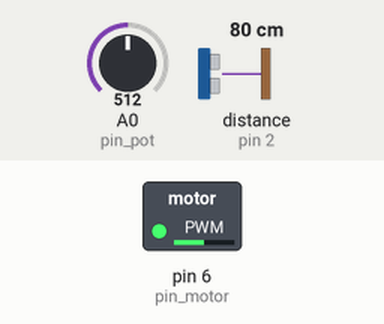
A sketch run on a simulated Arduino Uno, built with avr-gcc and run on an emulated ATmega328P. Parts: switched loads named in the sketch (green lamp = pin HIGH). Wiring (inferred from the names in the program): ultrasonic range finder: trigger pin 3; echo pin 2. The test bench sets the inputs (shaded band); at power-on: A0 (pin_pot) = 512, distance to the obstacle (sensor on pin 2) 80 cm. The echo pulse lasts 58.3 µs per cm; pins used as bus, display or sensor lines are not drawn; what the sketch prints to the serial monitor is not drawn.

Above: at 1.2 s.
1.3 s: A0 (pin_pot) set to 306
At 2.2 s:
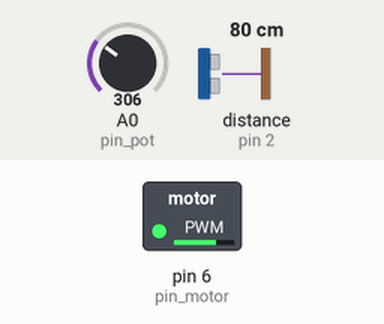
2.8 s: A0 (pin_pot) set to 122
At 3.7 s:
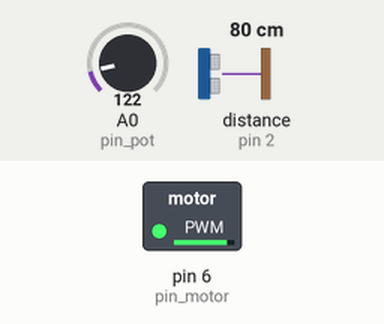
4.3 s: A0 (pin_pot) set to 900
At 5.2 s:
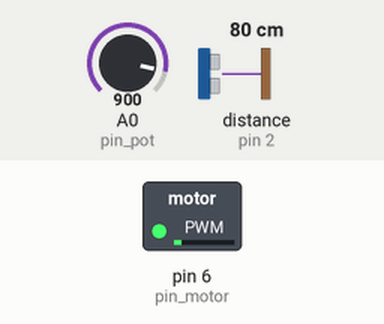
5.8 s: A0 (pin_pot) set to 1023
At 6.7 s:
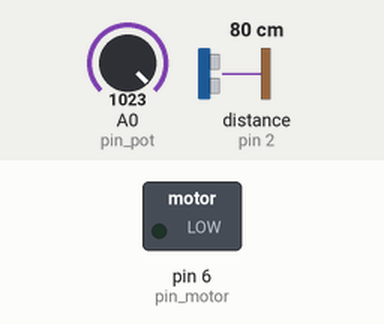
7.3 s: A0 (pin_pot) set to 511
At 8.5 s:
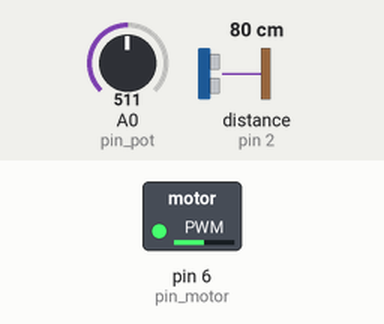
Timing chart, 0 to 9.8 s (numbered marks = the images above; inputs shaded):
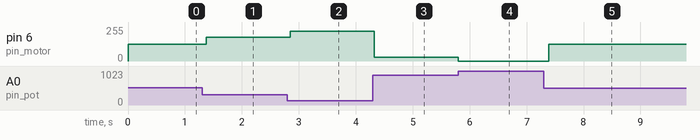

The sketch:

arduino-code.ino
```cpp
int pin_pot = A0;
int pin_motor = 6;
int pin_echo = 2;
int pin_trig = 3;

int val_pot;
int val_motor;

int ciclo_trabajo;
long duracion;
int distancia;

void setup() {
    pinMode(pin_trig, OUTPUT);
    pinMode(pin_echo, INPUT);
    pinMode(pin_motor, OUTPUT);
    pinMode(pin_pot, INPUT);

    Serial.begin(9600);
}

void loop() {
    val_pot = 1023 - analogRead(pin_pot);
    val_motor = map(val_pot, 0, 1023, 0, 255);

    analogWrite(pin_motor, val_motor);

    ciclo_trabajo = map(val_pot, 0, 1023, 0, 100);

    digitalWrite(pin_trig, LOW);
    digitalWrite(pin_trig, HIGH);
    digitalWrite(pin_trig, LOW);
    duracion = pulseIn(pin_echo, HIGH);
    distancia = duracion * 0.034 / 2;

    Serial.println(distancia);

    delay(100);
}
```

Measured:
- after the input at 1.3 s, pin 6 (pin_motor): 127/255 → 178/255 after 0.07 s
- after the input at 2.8 s, pin 6 (pin_motor): 178/255 → 224/255 after 0.05 s
- after the input at 4.3 s, pin 6 (pin_motor): 224/255 → 30/255 at once
- after the input at 5.8 s, pin 6 (pin_motor): 30/255 → 0/255 at once
- after the input at 7.3 s, pin 6 (pin_motor): 0/255 → 127/255 after 0.09 s
